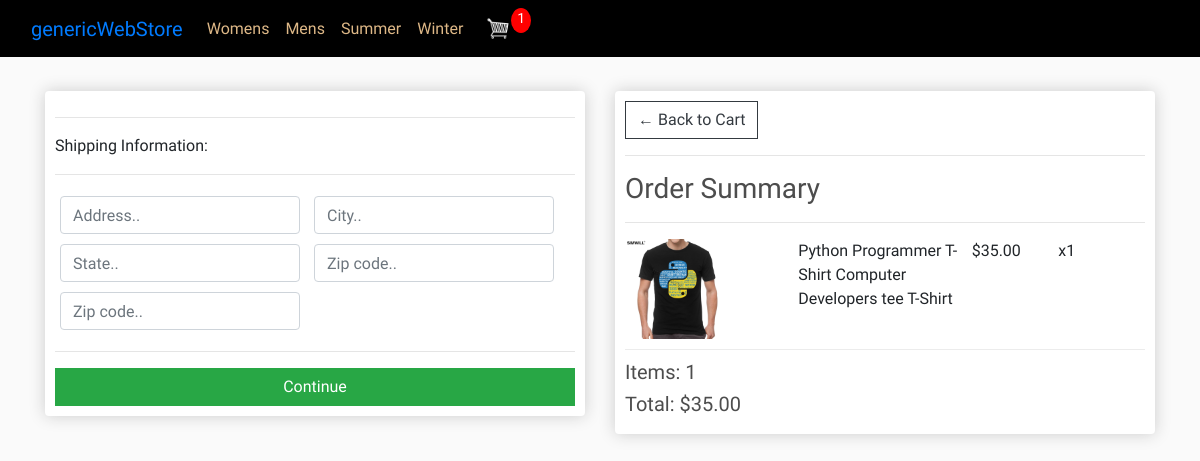
The app's page /checkout/ (signed in) with its own data.
### store/models.py (models this page shows, shortened)
class OrderItem(models.Model):
	product = models.ForeignKey(Product, on_delete=models.SET_NULL, null=True)
	order = models.ForeignKey(Order, on_delete=models.SET_NULL, null=True)
	quantity = models.IntegerField(default=0, null=True, blank=True)
	date_added = models.DateTimeField(auto_now_add=True)
	@property
	def get_total(self):
		total = self.product.price * self.quantity
		return total

class Product(models.Model):
	sCATEGORY = (
			('Summer', 'Summer'),
			('Winter', 'Winter'),
			)
	gCATEGORY = (
			('Womens', 'Womens'),
			('Mens', 'Mens'),
			)
	LOCATION = (
			('001','001'),
			('002','002'),
			('003','003'),
			('004','004'),
			('005','005'),
			('006','006'),
			('007','007'),
			)
	name = models.CharField(max_length=200)
	description = models.CharField(max_length=200, null=True, blank=True)
	genderCategory = models.CharField(max_length=200, null=True, choices=gCATEGORY)
	seasonCategory = models.CharField(max_length=200, null=True, choices=sCATEGORY)
	price = models.FloatField()
	slPrice = models.FloatField(null=True, blank=True)
	lwstPrice = models.FloatField(null=True, blank=True)
	cost = models.FloatField(null=True, blank=True)
	location = models.CharField(max_length=200, null=True, choices=LOCATION)
	mnfDscptn = models.TextField(null=True, blank=True)
	mnfBrCd = models.CharField(max_length=200, default=False)
	digital = models.BooleanField(default=False,null=True, blank=True)
	image = models.ImageField(null=True, blank=True)
	image2 = models.ImageField(null=True, blank=True)
	image3 = models.ImageField(null=True, blank=True)
	date_created = models.DateTimeField(auto_now_add=True, null=True)
	tags = models.ManyToManyField(Tag)
	newItem = models.BooleanField(default=False,null=True, blank=True)
	whatsHot = models.BooleanField(default=False,null=True, blank=True)
	promo = models.BooleanField(default=False,null=True, blank=True)
	@property
	def imageURL(self):
		try:
			url = self.image.url
		except:
			url = ''
		return url

class Order(models.Model):
	customer = models.ForeignKey(Customer, on_delete=models.SET_NULL, null=True, blank=True)
	date_ordered = models.DateTimeField(auto_now_add=True)
	complete = models.BooleanField(default=False)
	transaction_id = models.CharField(max_length=100, null=True)
	@property
	def shipping(self):
		shipping = False
		orderitems = self.orderitem_set.all()
		for i in orderitems:
			if i.product.digital == False:
				shipping = True
		return shipping
	@property
	def get_cart_total(self):
		orderitems = self.orderitem_set.all()
		total = sum([item.get_total for item in orderitems])
		return total
	@property
	def get_cart_items(self):
		orderitems = self.orderitem_set.all()
		total = sum([item.quantity for item in orderitems])
		return total

### store/views.py (the view)
# urls.py: path('checkout/', views.checkout, name="checkout"),
def checkout(request):
	data = cartData(request)
	cartItems = data['cartItems']
	order = data['order']
	items = data['items']
	context = {'items':items, 'order':order, 'cartItems':cartItems}
	return render(request, 'store/checkout.html', context)

### store/utils.py (called while the page is built)
def cartData(request):
	if request.user.is_authenticated:
		customer = request.user.customer
		order, created = Order.objects.get_or_create(customer=customer, complete=False)
		items = order.orderitem_set.all()
		cartItems = order.get_cart_items
	else:
		cookieData = cookieCart(request)
		cartItems = cookieData['cartItems']
		order = cookieData['order']
		items = cookieData['items']
	return {'cartItems':cartItems ,'order':order, 'items':items}

### store/templates/store/checkout.html (shortened to what this page needs)
{% extends 'store/main.html' %}
{% load static %}
{% block content %}
     <div class="row">
		<div class="col-lg-6">
			<div class="box-element" id="form-wrapper">
				<form id="form">
					<div id="shipping-info">
						<hr>
						<p>Shipping Information:</p>
						<hr>
						<div class="form-field">
							<input class="form-control" type="text" name="address" placeholder="Address..">
						</div>
						<div class="form-field">
							<input class="form-control" type="text" name="city" placeholder="City..">
						</div>
						<div class="form-field">
							<input class="form-control" type="text" name="state" placeholder="State..">
						</div>
						<div class="form-field">
							<input class="form-control" type="text" name="zipcode" placeholder="Zip code..">
						</div>
						<div class="form-field">
							<input class="form-control" type="text" name="country" placeholder="Zip code..">
						</div>
					</div>
					<hr>
					<input id="form-button" class="btn btn-success btn-block" type="submit" value="Continue">
				</form>
			</div>
			<br>
		</div>
		<div class="col-lg-6">
			<div class="box-element">
				<a  class="btn btn-outline-dark" href="{% url 'cart' %}">&#x2190; Back to Cart</a>
				<hr>
				<h3>Order Summary</h3>
				<hr>
				{% for item in items %}
				<div class="cart-row">
					<div style="flex:2"><img class="row-image" src="{{item.product.imageURL}}"></div>
					<div style="flex:2"><p>{{item.product.name}}</p></div>
					<div style="flex:1"><p>${{item.product.price|floatformat:2}}</p></div>
					<div style="flex:1"><p>x{{item.quantity}}</p></div>
				</div>
				{% endfor %}
				<h5>Items:   {{order.get_cart_items}}</h5>
				<h5>Total:   ${{order.get_cart_total|floatformat:2}}</h5>
			</div>
		</div>
	</div>
{% endblock content %}

### static/css/main.css (style rules this page uses)
body { background-color: hsl(0, 0%, 98%); font-family: 'Tomorrow', sans-serif; }
h1,h2,h3,h4,h5,h6 { color:hsl(0, 0%, 30%); }
.box-element { box-shadow:hsl(0, 0%, 80%) 0 0 16px; background-color: #fff; border-radius: 4px; padding: 10px; }
.col-lg-4, .col-lg-6, .col-lg-8, .col-lg-12 { margin-top: 10px; }
.btn { border-radius: 0; }
.row-image { width: 100px; }
.form-field { width:250px; display: inline-block; padding: 5px; }
.cart-row { display: flex; align-items: flex-stretch; padding-bottom: 10px; margin-bottom: 10px; border-bottom: 1px solid #ececec; }

### records on screen
OrderItem: product.imageURL (picture), product.name "Python Programmer T-Shirt Computer Developers tee T-Shirt", product.price "35.00", quantity "1"
Order: get_cart_items "1", get_cart_total "35.00"

### other values on screen
{{ cartItems }} "1"
